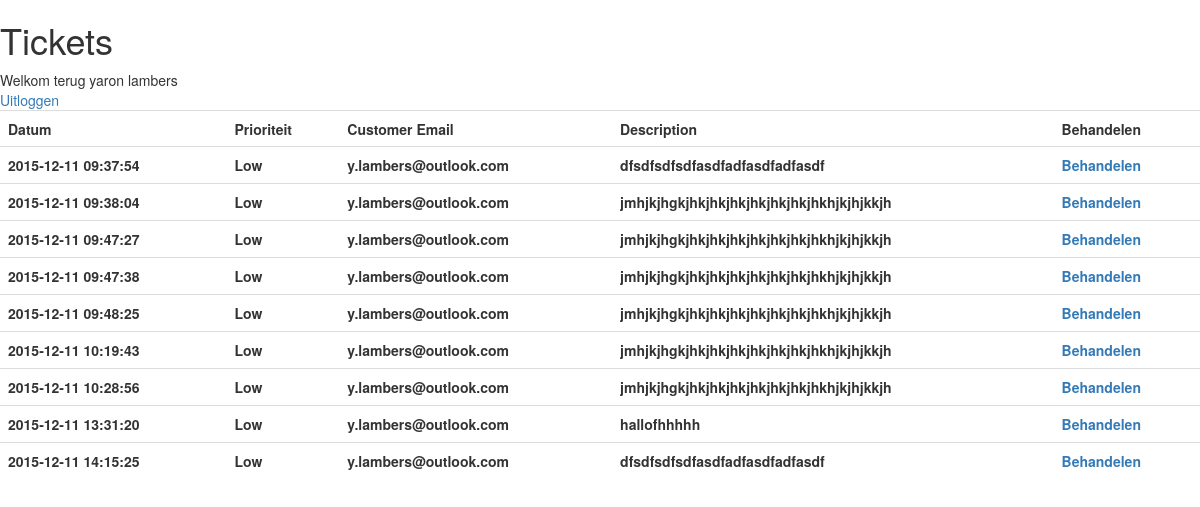
The app's page /includes/ticket.php (signed in), older data.
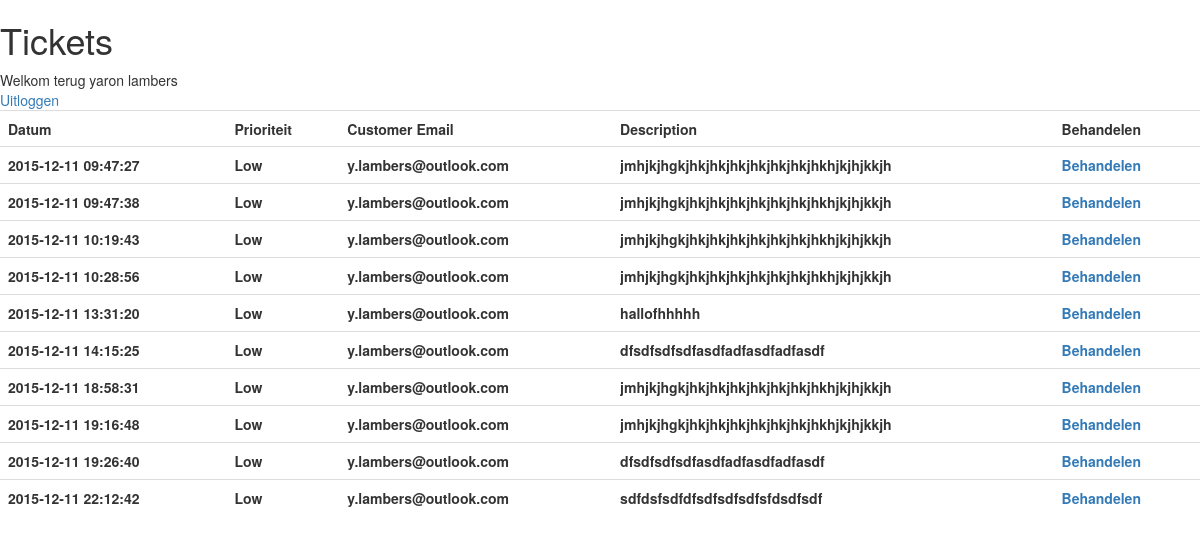
The same page, newer data.
### tables this page shows
CREATE TABLE `user` (
  `id` int(5) NOT NULL,
  `firstname` varchar(45) NOT NULL,
  `lastname` varchar(45) NOT NULL,
  `phone` int(14) NOT NULL,
  `image` longtext NOT NULL,
  `role` int(2) NOT NULL,
  `email` varchar(100) NOT NULL,
  `password` varchar(32) NOT NULL
);

CREATE TABLE `ticket` (
  `idticket` int(11) NOT NULL,
  `customer` varchar(45) NOT NULL,
  `idcustomer` int(11) NOT NULL,
  `created_at` timestamp NOT NULL DEFAULT CURRENT_TIMESTAMP ON UPDATE CURRENT_TIMESTAMP,
  `urgentieLevel` int(3) NOT NULL,
  `description` varchar(45) NOT NULL,
  `employee` varchar(45) NOT NULL,
  `fixed_at` varchar(14) DEFAULT NULL,
  `solution` longtext,
  `active` int(2) NOT NULL
);

CREATE TABLE `urgentielevel` (
  `id` int(11) NOT NULL,
  `name` varchar(45) NOT NULL
);

### includes/ticket.php (the view, shortened to what this page needs)
<!doctype html>
<html lang="en">
<head>
    <link rel="stylesheet" href="https://maxcdn.bootstrapcdn.com/bootstrap/3.3.6/css/bootstrap.min.css">
</head>
<body>
<h1> Tickets </h1>
<?php
include_once('database.php');
$email = $_SESSION['email'];
$user_email = "SELECT * FROM user WHERE email LIKE '%$email%'";
$result = mysqli_query($db, $user_email);
$row = mysqli_fetch_assoc($result);
$userName = $row['firstname'] ." ". $row['lastname']. "<br/>";
if(!empty($_SESSION['email'])){
    echo "Welkom terug ". $userName;
    echo '<a href="logout.php">Uitloggen </a> ' . "<br/>";
}else{
    header('location: ../index.php');
}
$email = $_SESSION['email'];
$user_email = "SELECT * FROM user WHERE email LIKE '%$email%'";
$result = mysqli_query($db, $user_email);
$row = mysqli_fetch_assoc($result);
$userRole = $row['role'];
if($userRole == 2){
    $queryTicket = "SELECT * FROM ticket  ORDER BY created_at ";
    $resultTicket = mysqli_query($db, $queryTicket);
    $urgentieLevelQuery = "SELECT * FROM urgentieLevel";
    $returnUrgentieLevel = mysqli_query($db, $urgentieLevelQuery);
    $rowUrgentieLevel = mysqli_fetch_array($returnUrgentieLevel);
    echo '
    <table class="table table-hover">
    <tr>
        <th>Datum</th>
        <th>Prioriteit</th>
        <th>Customer Email</th>
        <th>Description</th>
        <th>Behandelen</th>
    <tr>
    ';
    while($row = mysqli_fetch_array($resultTicket)){
        echo '<tr>';
        echo "<th>".$row['created_at']. "</th>";
        echo "<th>".$rowUrgentieLevel['name']. "</th>";
        echo "<th>".$row['customer']. "</th>";
        echo "<th>".$row['description']. "<th/>";
        echo '<a href="tickethandeling.php?id='.$row['idticket'].'"> Behandelen </a> <br/>';
        echo '</tr>';
    }
    echo '</table>';
}

Row changes from the older to the newer data that the page shows:
changed ticket (number 7 of 10 on the later page): created_at "2015-12-11 09:38:04" → "2015-12-11 18:58:31"; moves down the list
changed ticket (number 8 of 10 on the later page): created_at "2015-12-11 09:48:25" → "2015-12-11 19:16:48"; moves down the list
changed ticket (number 9 of 10 on the later page): created_at "2015-12-11 09:37:54" → "2015-12-11 19:26:40"; moves down the list
added ticket: created_at "2015-12-11 22:12:42", $rowUrgentieLevel['name'] "Low", customer "y.lambers@outlook.com", description "sdfdsfsdfdfsdfsdfsdfsfdsdfsdf"
